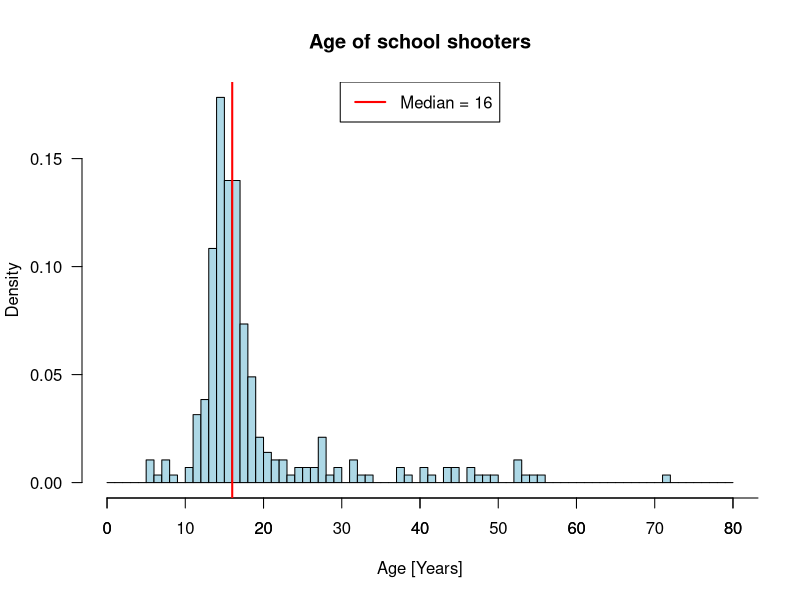
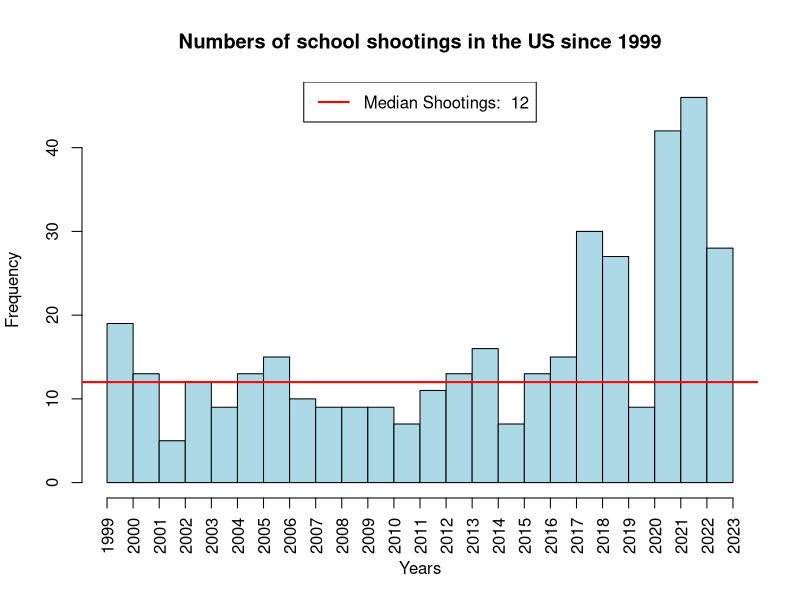
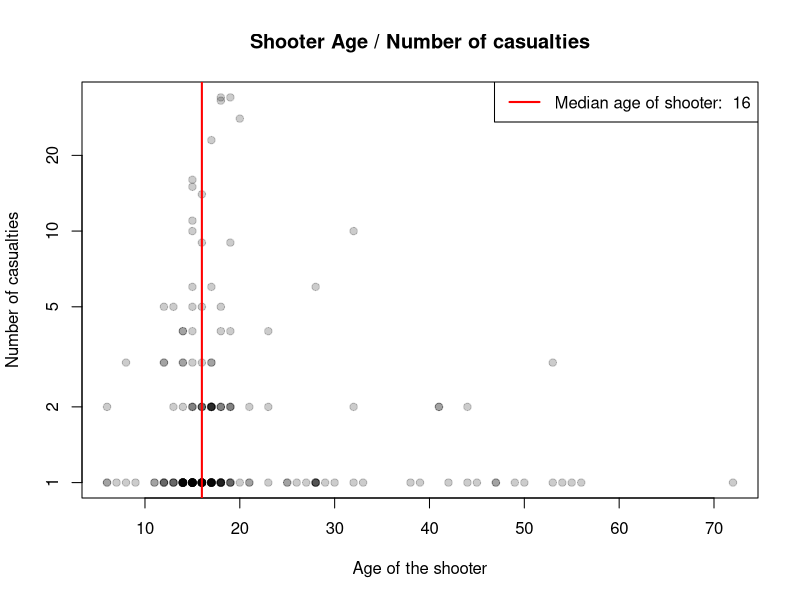
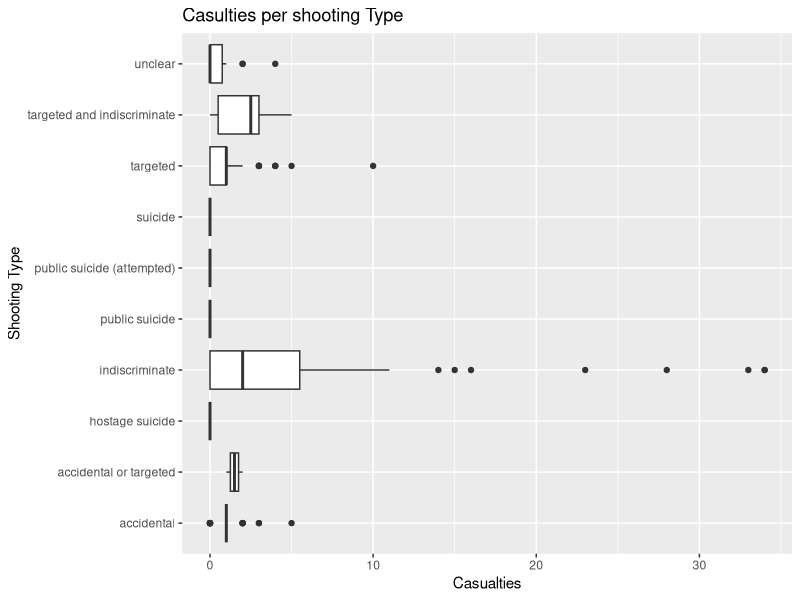

R code for these plots, in order:
## ---- chunk 1
#| label: setup
#setwd("C:\\Users\\jonas\\OneDrive\\Dokumente\\GitHub\\EXPD-Semesterarbeit\\EXPD Semesterarbeit")
 setwd("C:\\Users\\glm87\\Documents\\GITHUB\\EXPD-Semesterarbeit\\EXPD Semesterarbeit")
library(readr)
library("ggplot2")
dat <- read_csv("school-shootings-data.csv")
## ---- chunk 2
# Age of Shooter
vec_shooter_age <- c(dat$age_shooter1,dat$age_shooter2) 
vec_shooter_age <- na.exclude(vec_shooter_age)

hist(vec_shooter_age, col = "lightblue", xlab = "Age [Years]",
     main = "Age of school shooters", ylab = "Density",
     breaks = c(seq(0, 80, by = 1)),
     las = 1, freq = FALSE)
axis(side=1, at=seq(0, 100, by=10))
median_age_shooter <- median(vec_shooter_age,na.rm = TRUE)
abline(v = median_age_shooter, col = "red", lty = 1, lwd = 2)
legend("top", legend = paste("Median =", median_age_shooter), col = "red", lty = 1, lwd = 2)

## ---- chunk 3
# Number schoolshootings
hist(dat$year,
     breaks = c(seq(1999, 2023)),
     main = "Numbers of school shootings in the US since 1999",
     xaxt = "n",
     xlab = "Years",
     col = "lightblue")
axis(side = 1, at = seq(1999, 2023, by = 1), las = 2)

meanshootings <- length(dat$year)/length(unique(dat$year))

# Median
mediantable <- table(dat$year)
medianshootings <- median(c(mediantable))

# Add Median and Legend to plot
abline(h = medianshootings, col = "red", lty = 1, lwd = 2)
legend("top", legend = paste("Median Shootings: ", round(medianshootings, 2)), col = "red", lty = 1, lwd = 2)

## ---- chunk 4
plot(x = dat$age_shooter1,
     y = dat$casualties,
     col = adjustcolor("black", alpha = 0.2),
     pch = 19,
     main = "Shooter Age / Number of casualties",
     ylab = "Number of casualties",
     xlab = "Age of the shooter",
     log = "y",
     )
abline(v = median_age_shooter, col = "red", lwd = 2)
legend("topright", legend = paste("Median age of shooter: ", round(median_age_shooter, 2)), col = "red", lty = 1, lwd = 2)
## ---- chunk 5
# DIAGRAMM 2

diag_shooting_type <- ggplot(dat, aes(x = casualties, y = shooting_type)) +
  geom_boxplot()
diag_shooting_type + labs(x = "Casualties" , y = "Shooting Type" , title ="Casulties per shooting Type"  )
